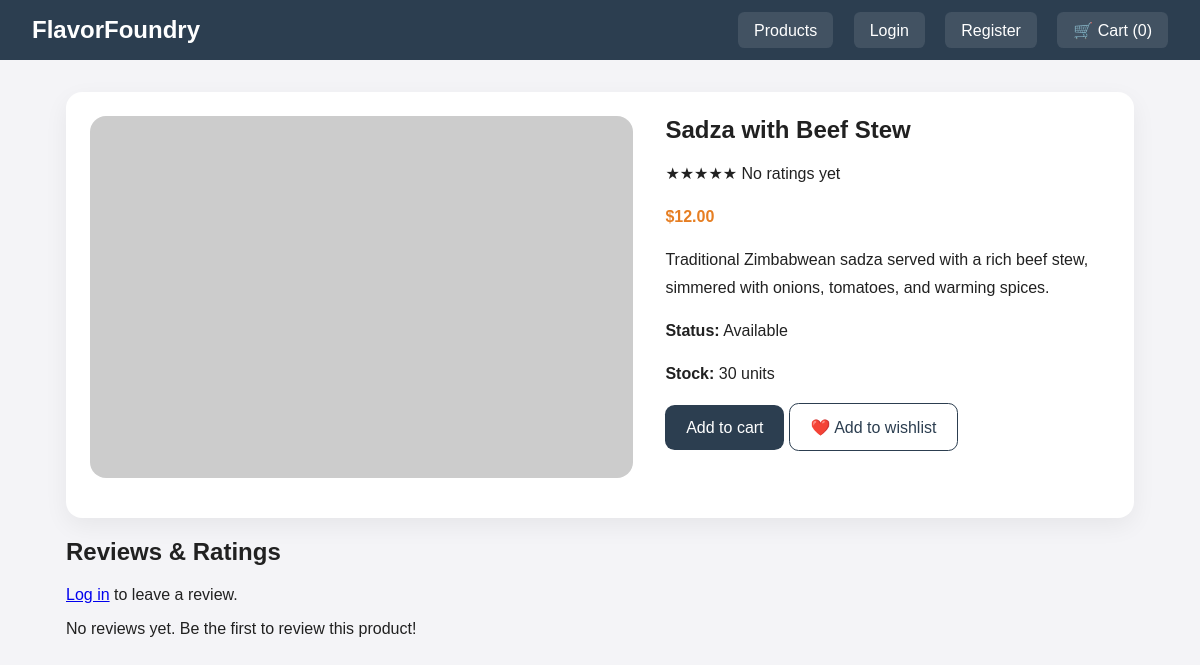
Page /product/10/ on the earlier database version.
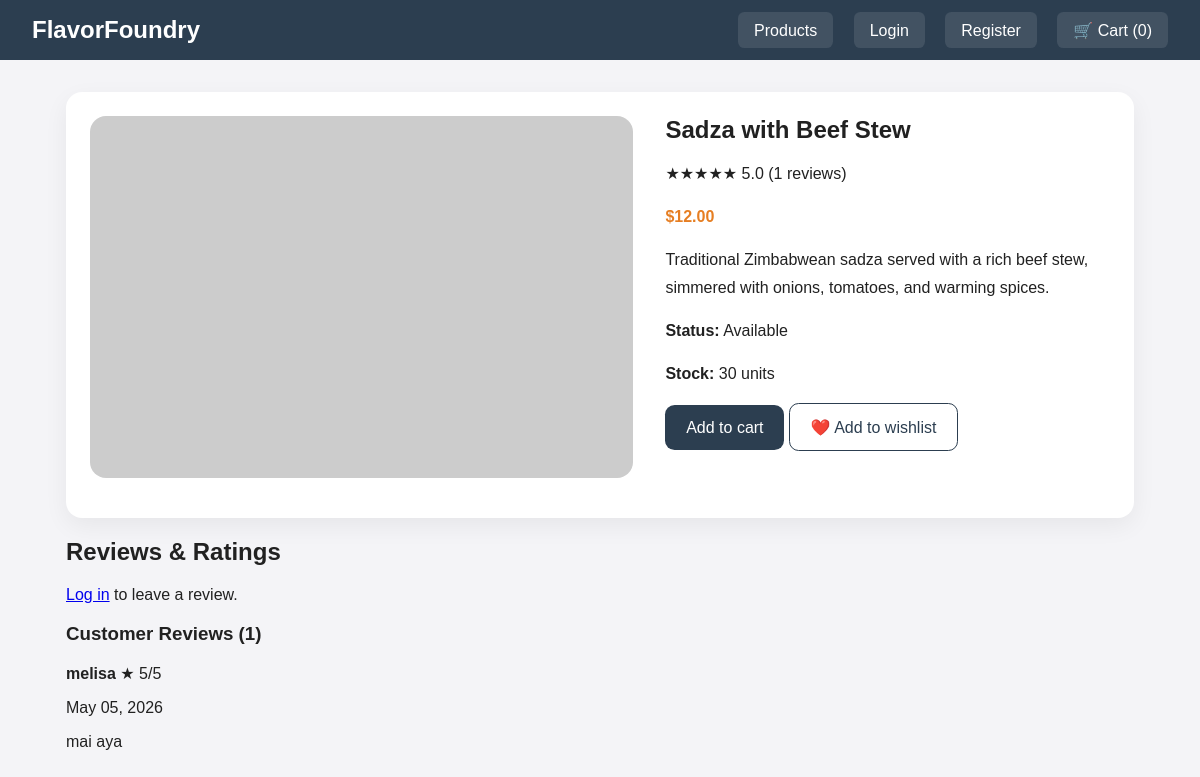
Same page on the later database version.
### recipes/models.py (models this page shows, shortened)
class Product(models.Model):
    name = models.CharField(max_length=120)
    description = models.TextField(blank=True)
    price = models.DecimalField(max_digits=8, decimal_places=2, validators=[MinValueValidator(0)])
    image_url = models.URLField(blank=True)
    image = models.ImageField(upload_to='products/', null=True, blank=True)
    category = models.ForeignKey(Category, on_delete=models.SET_NULL, null=True, blank=True, related_name='products')
    available = models.BooleanField(default=True)
    stock = models.PositiveIntegerField(default=0)
    created_at = models.DateTimeField(auto_now_add=True)
    updated_at = models.DateTimeField(auto_now=True)
    class Meta:
        ordering = ['-created_at']
    def is_in_stock(self):
        return self.available and self.stock > 0
    def get_average_rating(self):
        reviews = self.reviews.all()
        if not reviews:
            return 0
        return sum(r.rating for r in reviews) / len(reviews)

class Review(models.Model):
    RATING_CHOICES = [(i, f'{i} Star{"s" if i > 1 else ""}') for i in range(1, 6)]
    product = models.ForeignKey(Product, on_delete=models.CASCADE, related_name='reviews')
    user = models.ForeignKey(User, on_delete=models.CASCADE, related_name='reviews')
    rating = models.IntegerField(choices=RATING_CHOICES, validators=[MinValueValidator(1)])
    comment = models.TextField(blank=True)
    created_at = models.DateTimeField(auto_now_add=True)
    updated_at = models.DateTimeField(auto_now=True)
    class Meta:
        unique_together = ('product', 'user')
        ordering = ['-created_at']

### recipes/views.py (the view)
# urls.py: path('product/<int:id>/', views.product_detail, name='product_detail'),
def product_detail(request, id):
    product = get_object_or_404(Product, id=id)
    reviews = product.reviews.all()
    user_review = None
    can_review = False
    if request.user.is_authenticated:
        user_review = reviews.filter(user=request.user).first()
        can_review = True
    if request.method == 'POST' and request.user.is_authenticated:
        form = ReviewForm(request.POST)
        if form.is_valid():
            review, created = Review.objects.update_or_create(
                product=product,
                user=request.user,
                defaults={'rating': form.cleaned_data['rating'], 'comment': form.cleaned_data['comment']}
            )
            messages.success(request, 'Your review has been saved!')
            return redirect('product_detail', id=product.id)
    else:
        form = ReviewForm()
    return render(request, 'recipe_detail.html', {
        'product': product,
        'reviews': reviews,
        'user_review': user_review,
        'can_review': can_review,
        'form': form,
        'cart_count': _cart_item_count(request),
    })

### recipes/views.py (called while the page is built)
def _get_cart(request):
    return request.session.setdefault('cart', {})

def _cart_item_count(request):
    return sum(_get_cart(request).values())

### templates/recipe_detail.html (shortened to what this page needs)
{% extends 'base.html' %}
{% block content %}
    <section class="product-detail">
        <div class="product-image">
            {% if product.image %}
                <img src="{{ product.image.url }}" alt="{{ product.name }}">
            {% else %}
                <img src="{{ product.image_url|default:'https://via.placeholder.com/450x300?text=No+Image' }}" alt="{{ product.name }}">
            {% endif %}
        </div>
        <div class="product-info">
            <h1>{{ product.name }}</h1>
            <div class="rating-section">
                {% if product.reviews.all %}
                    <p class="rating">★★★★★ {{ product.get_average_rating|floatformat:1 }} ({{ product.reviews.count }} reviews)</p>
                {% else %}
                    <p class="rating">★★★★★ No ratings yet</p>
                {% endif %}
            </div>
            <p class="product-price">${{ product.price }}</p>
            <p>{{ product.description|linebreaksbr }}</p>
            <p><strong>Status:</strong>
                {% if product.is_in_stock %}
                    <span class="badge-available">Available</span>
                {% else %}
                    <span class="badge-unavailable">Sold out</span>
                {% endif %}
            </p>
            <p><strong>Stock:</strong> {{ product.stock }} units</p>
            <div class="product-actions">
                <form action="{% url 'add_to_cart' id=product.id %}" method="post" style="display:inline;">
                    <button type="submit" class="button" {% if not product.is_in_stock %}disabled{% endif %}>Add to cart</button>
                </form>
                {% if user.is_authenticated %}
                    <form action="{% url 'add_to_wishlist' id=product.id %}" method="post" style="display:inline;">
                        {% csrf_token %}
                        <button type="submit" class="button outline">❤️ Add to wishlist</button>
                    </form>
                {% else %}
                    <a href="{% url 'login' %}?next={% url 'product_detail' id=product.id %}" class="button outline">❤️ Add to wishlist</a>
                {% endif %}
            </div>
        </div>
    </section>
    <section class="reviews-section">
        <h2>Reviews & Ratings</h2>
        {% if user.is_authenticated %}
            <div class="review-form-container">
                <h3>{% if user_review %}Update Your Review{% else %}Leave a Review{% endif %}</h3>
                <form method="POST">
                    {% csrf_token %}
                    <div class="form-group">
                        <label>Rating:</label>
                        {{ form.rating }}
                    </div>
                    <div class="form-group">
                        <label>Comment:</label>
                        {{ form.comment }}
                    </div>
                    <button type="submit" class="button">Submit Review</button>
                </form>
            </div>
        {% else %}
            <p><a href="{% url 'login' %}?next={% url 'product_detail' id=product.id %}">Log in</a> to leave a review.</p>
        {% endif %}
        <div class="reviews-list">
            {% if reviews %}
                <h3>Customer Reviews ({{ reviews.count }})</h3>
                {% for review in reviews %}
                    <article class="review-item">
                        <div class="review-header">
                            <strong>{{ review.user.username }}</strong>
                            <span class="review-rating">★ {{ review.rating }}/5</span>
                        </div>
                        <p class="review-date">{{ review.created_at|date:"M d, Y" }}</p>
                        <p class="review-comment">{{ review.comment }}</p>
                    </article>
                {% endfor %}
            {% else %}
                <p>No reviews yet. Be the first to review this product!</p>
            {% endif %}
        </div>
    </section>
{% endblock %}

### templates/base.html (shortened to what this page needs)
<!DOCTYPE html>
<html lang="en">
<head>
    {% load static %}
    <link rel="stylesheet" href="{% static 'style.css' %}">
</head>
<body>
    <header class="site-header">
        <div class="brand">
            <a href="{% url 'home' %}">FlavorFoundry</a>
        </div>
        <nav class="main-nav">
            <a href="{% url 'home' %}">Products</a>
            {% if user.is_authenticated %}
                <a href="{% url 'wishlist' %}">❤️ Wishlist</a>
                <a href="{% url 'user_orders' %}">📦 My Orders</a>
                <a href="{% url 'logout' %}">Logout ({{ user.username }})</a>
            {% else %}
                <a href="{% url 'login' %}">Login</a>
                <a href="{% url 'register' %}">Register</a>
            {% endif %}
            <a href="{% url 'cart_detail' %}">🛒 Cart ({{ cart_count|default:0 }})</a>
        </nav>
    </header>
    <main class="page-container">
        {% block content %}{% endblock %}
    </main>
</body>
</html>

### static/style.css (style rules this page uses)
* { box-sizing: border-box; }
body { margin: 0; font-family: Arial, sans-serif; background: #f4f4f7; color: #212121; }
.site-header { display: flex; justify-content: space-between; align-items: center; background: #2c3e50; color: white; padding: 1rem 2rem; }
.site-header a { color: white; text-decoration: none; }
.brand a { font-size: 1.5rem; font-weight: bold; }
.main-nav a { margin-left: 1rem; padding: 0.6rem 1rem; border-radius: 0.4rem; background: rgba(255, 255, 255, 0.1); }
.page-container { max-width: 1100px; margin: 2rem auto; padding: 0 1rem; }
.product-card, .product-detail, .form-page, .confirm-page, .checkout-summary, .order-summary { background: white; border-radius: 1rem; padding: 1.5rem; box-shadow: 0 8px 24px rgba(0, 0, 0, 0.06); }
.product-card img, .product-detail img { display: block; width: 100%; border-radius: 1rem; margin-bottom: 1rem; }
.product-body h2, .product-info h1 { margin: 0 0 0.75rem; }
.price, .product-price { color: #e67e22; font-weight: bold; margin: 0.5rem 0; }
.button, .button.outline { display: inline-block; border: none; border-radius: 0.6rem; padding: 0.85rem 1.3rem; text-decoration: none; color: white; background: #2c3e50; cursor: pointer; transition: background 0.2s ease; }
.button.outline { background: transparent; border: 1px solid #2c3e50; color: #2c3e50; }
button, input, textarea, select { font: inherit; }
.product-detail { display: grid; gap: 2rem; grid-template-columns: 1.1fr 0.9fr; }
.product-info p { line-height: 1.7; }

Differences in the rows shown:
shown differently, row unchanged: Product "Sadza with Beef Stew": get_average_rating (not shown) → "5.0"; reviews.count (not shown) → "1"
added Review: user.username "melisa", rating "5", created_at "May 05, 2026", comment "mai aya"
Other differences:
{{ reviews.count }}: (not shown) → "1"
text no longer shown: "★★★★★ No ratings yet No reviews yet. Be the first to review this product!"
text now shown: "★★★★★ ( reviews) Customer Reviews ( )"
